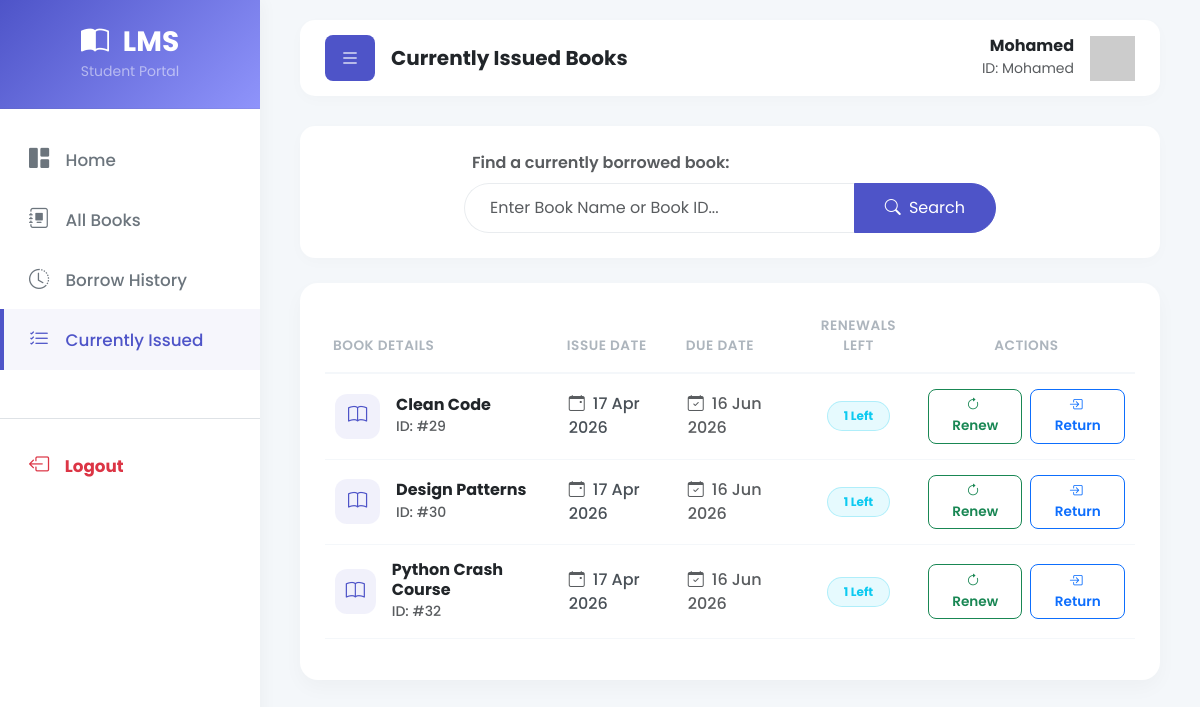
/student/current.php (signed in), run on the app's committed database.
### tables this page shows
CREATE TABLE `user` (
  `RollNo` varchar(50) NOT NULL,
  `Name` varchar(50) DEFAULT NULL,
  `Type` varchar(50) DEFAULT NULL,
  `EmailId` varchar(50) DEFAULT NULL,
  `MobNo` bigint(11) DEFAULT NULL,
  `Password` varchar(50) DEFAULT NULL,
  `wallet_balance` decimal(10,2) DEFAULT 0.00
);

CREATE TABLE `record` (
  `RollNo` varchar(50) NOT NULL,
  `BookId` int(10) NOT NULL,
  `Date_of_Issue` date DEFAULT NULL,
  `Due_Date` date DEFAULT NULL,
  `Date_of_Return` date DEFAULT NULL,
  `Renewals_left` int(10) DEFAULT NULL,
  `Time` time DEFAULT NULL
);

CREATE TABLE `book` (
  `BookId` int(10) NOT NULL,
  `Title` varchar(50) DEFAULT NULL,
  `Availability` int(5) DEFAULT NULL,
  `status` varchar(50) NOT NULL,
  `Author` varchar(50) NOT NULL,
  `Year` int(11) DEFAULT NULL,
  `Description` text DEFAULT NULL,
  `is_online` tinyint(1) DEFAULT 0,
  `file_path` varchar(255) DEFAULT NULL,
  `price` decimal(10,2) DEFAULT 0.00
);

### student/current.php (the view, shortened to what this page needs)
<?php
require('../includes/dbconn.php');
$rollno = $_SESSION['RollNo'];
$sql_user = "SELECT Name FROM LMS.user WHERE RollNo='$rollno'";
$result_user = $conn->query($sql_user);
$user_name = ($result_user && $result_user->num_rows > 0) ? $result_user->fetch_assoc()['Name'] : "Student";
?>
<!DOCTYPE html>
<html lang="en">
<head>
    <link href="https://cdn.jsdelivr.net/npm/bootstrap@5.3.0/dist/css/bootstrap.min.css" rel="stylesheet">
    <link rel="stylesheet" href="https://cdn.jsdelivr.net/npm/bootstrap-icons@1.11.1/font/bootstrap-icons.css">
</head>
<body>
<div class="wrapper">
    <nav id="sidebar">
        <div class="sidebar-header">
            <h3 class="mb-0 fw-bold"><i class="bi bi-book-half me-2"></i> LMS</h3>
            <small class="text-white-50">Student Portal</small>
        </div>
        <ul class="list-unstyled components">
            <li>
                <a href="index.php"><i class="bi bi-grid-1x2-fill"></i> Home</a>
            </li>
            <li>
                <a href="book.php"><i class="bi bi-journal-album"></i> All Books</a>
            </li>
            <li>
                <a href="history.php"><i class="bi bi-clock-history"></i> Borrow History</a>
            </li>
            <li class="active">
                <a href="current.php"><i class="bi bi-list-check"></i> Currently Issued</a>
            </li>
            <li class="mt-5 border-top pt-3">
                <a href="logout.php" class="text-danger fw-bold"><i class="bi bi-box-arrow-left text-danger"></i> Logout</a>
            </li>
        </ul>
    </nav>
    <div id="content">
        <nav class="top-navbar d-flex justify-content-between align-items-center">
            <div class="d-flex align-items-center">
                <button type="button" id="sidebarCollapse" class="btn me-3">
                    <i class="bi bi-list fs-5"></i>
                </button>
                <h5 class="fw-bold mb-0 text-dark">Currently Issued Books</h5>
            </div>
            <div class="d-flex align-items-center">
                <div class="me-3 text-end d-none d-md-block">
                    <h6 class="mb-0 fw-bold text-dark"><?php echo explode(' ', trim($user_name))[0]; ?></h6>
                    <small class="text-muted">ID: <?php echo $rollno; ?></small>
                </div>
                <img src="https://ui-avatars.com/api/?name=<?php echo urlencode($user_name); ?>&background=4e54c8&color=fff&rounded=true&bold=true" alt="Profile" width="45">
            </div>
        </nav>
        <div class="search-card">
            <form action="current.php" method="post" class="mb-0">
                <div class="row align-items-center">
                    <div class="col-md-8 offset-md-2">
                        <label class="form-label fw-semibold text-muted ms-2 mb-2">Find a currently borrowed book:</label>
                        <div class="input-group">
                            <input type="text" id="title" name="title" class="form-control search-input" placeholder="Enter Book Name or Book ID..." value="<?php echo isset($_POST['title']) ? htmlspecialchars($_POST['title']) : ''; ?>" required>
                            <button type="submit" name="submit" class="btn search-btn">
                                <i class="bi bi-search me-1"></i> Search
                            </button>
                        </div>
                    </div>
                </div>
            </form>
        </div>
        <div class="custom-table-container">
            <?php
            if(isset($_POST['submit'])) {
                $s = $conn->real_escape_string($_POST['title']);
                $sql = "SELECT * FROM LMS.record, LMS.book WHERE RollNo = '$rollno' AND Date_of_Issue IS NOT NULL AND Date_of_Return IS NULL AND book.Bookid = record.BookId AND (record.BookId='$s' OR Title LIKE '%$s%')";
                echo "<p class='text-muted mb-4'>Showing results for: <strong>".htmlspecialchars($s)."</strong> <a href='current.php' class='text-decoration-none ms-2'>(Clear Search)</a></p>";
            } else {
                $sql = "SELECT * FROM LMS.record, LMS.book WHERE RollNo = '$rollno' AND Date_of_Issue IS NOT NULL AND Date_of_Return IS NULL AND book.Bookid = record.BookId";
            }
            $result = $conn->query($sql);
            if($result && $result->num_rows > 0) {
            ?>
                <div class="table-responsive">
                    <table class="table table-borderless align-middle">
                        <thead>
                            <tr>
                                <th>Book Details</th>
                                <th>Issue Date</th>
                                <th>Due Date</th>
                                <th class="text-center">Renewals Left</th>
                                <th class="text-center">Actions</th>
                            </tr>
                        </thead>
                        <tbody>
                            <?php
                            $today = date('Y-m-d');
                            while($row = $result->fetch_assoc()) {
                                $bookid = $row['BookId'];
                                $name = $row['Title'];
                                $issuedate = $row['Date_of_Issue'];
                                $duedate = $row['Due_Date'];
                                $renewals = $row['Renewals_left'];
                                $is_overdue = ($duedate < $today);
                            ?>
                                <tr>
                                    <td>
                                        <div class="d-flex align-items-center">
                                            <div class="book-icon me-3"><i class="bi bi-book"></i></div>
                                            <div>
                                                <h6 class="mb-0 fw-bold text-dark"><?php echo $name; ?></h6>
                                                <small class="text-muted">ID: #<?php echo $bookid; ?></small>
                                            </div>
                                        </div>
                                    </td>
                                    <td>
                                        <i class="bi bi-calendar-event text-muted me-2"></i><?php echo date('d M Y', strtotime($issuedate)); ?>
                                    </td>
                                    <td>
                                        <?php if($is_overdue): ?>
                                            <span class="text-danger fw-bold">
                                                <i class="bi bi-exclamation-triangle-fill me-1"></i> <?php echo date('d M Y', strtotime($duedate)); ?>
                                            </span>
                                            <div style="font-size: 0.75rem;" class="text-danger mt-1">Overdue!</div>
                                        <?php else: ?>
                                            <span class="text-muted">
                                                <i class="bi bi-calendar-check me-2"></i><?php echo date('d M Y', strtotime($duedate)); ?>
                                            </span>
                                        <?php endif; ?>
                                    </td>
                                    <td class="text-center">
                                        <?php if($renewals > 0): ?>
                                            <span class="badge bg-info bg-opacity-10 text-info px-3 py-2 rounded-pill border border-info border-opacity-25">
                                                <?php echo $renewals; ?> Left
                                            </span>
                                        <?php else: ?>
                                            <span class="badge bg-secondary bg-opacity-10 text-secondary px-3 py-2 rounded-pill border border-secondary border-opacity-25">
                                                0 Left
                                            </span>
                                        <?php endif; ?>
                                    </td>
                                    <td class="text-center">
                                        <div class="d-flex justify-content-center gap-2">
                                            <?php if($renewals > 0): ?>
                                                <a href="renew_request.php?id=<?php echo $bookid; ?>" class="btn btn-outline-success btn-action">
                                                    <i class="bi bi-arrow-clockwise me-1"></i> Renew
                                                </a>
                                            <?php endif; ?>
                                            <a href="return_request.php?id=<?php echo $bookid; ?>" class="btn btn-outline-primary btn-action">
                                                <i class="bi bi-box-arrow-in-right me-1"></i> Return
                                            </a>
                                        </div>
                                    </td>
                                </tr>
                            <?php } ?>
                        </tbody>
                    </table>
                </div>
            <?php } ?>
        </div>
    </div>
</div>
</body>
</html>

### student/current.php (style rules this page uses)
body { font-family: 'Poppins', sans-serif; background-color: #f4f7fa; overflow-x: hidden; }
.wrapper { display: flex; width: 100%; align-items: stretch; }
#sidebar { min-width: 260px; max-width: 260px; background: #ffffff; transition: all 0.3s; box-shadow: 4px 0 15px rgba(0,0,0,0.03); min-height: 100vh; z-index: 999; }
.sidebar-header { padding: 25px 20px; background: linear-gradient(135deg, #4e54c8 0%, #8f94fb 100%); color: white; text-align: center; border-bottom: 1px solid rgba(255,255,255,0.1); }
#sidebar ul.components { padding: 20px 0; }
#sidebar ul li a { padding: 15px 25px; font-size: 1.05em; display: block; color: #6c757d; text-decoration: none; transition: 0.3s ease; font-weight: 500; border-left: 4px solid transparent; }
#sidebar ul li a i { margin-right: 12px; font-size: 1.2em; transition: 0.3s; }
#sidebar ul li a:hover, #sidebar ul li.active > a { color: #4e54c8; background: rgba(78, 84, 200, 0.05); border-left: 4px solid #4e54c8; }
#content { width: 100%; padding: 20px 40px; min-height: 100vh; transition: all 0.3s; }
.top-navbar { background: #ffffff; padding: 15px 25px; border-radius: 15px; box-shadow: 0 4px 15px rgba(0,0,0,0.02); margin-bottom: 30px; }
#sidebarCollapse { background: #4e54c8; color: white; border: none; border-radius: 8px; padding: 8px 15px; transition: 0.3s; }
.search-card { background: white; border-radius: 15px; padding: 25px; box-shadow: 0 4px 15px rgba(0,0,0,0.02); margin-bottom: 25px; }
.search-input { border-radius: 50px 0 0 50px; padding: 12px 25px; border: 1px solid #e9ecef; border-right: none; box-shadow: none !important; }
.search-btn { border-radius: 0 50px 50px 0; padding: 12px 30px; background-color: #4e54c8; color: white; border: 1px solid #4e54c8; transition: all 0.3s; }
.custom-table-container { background: white; border-radius: 18px; padding: 25px; box-shadow: 0 8px 20px rgba(0,0,0,0.03); }
.table thead th { background-color: transparent; color: #adb5bd; font-weight: 600; text-transform: uppercase; font-size: 0.85rem; letter-spacing: 0.5px; border-bottom: 2px solid #f4f7fa; padding-bottom: 15px; }
.table tbody tr { transition: background-color 0.2s; }
.table tbody td { vertical-align: middle; border-bottom: 1px solid #f4f7fa; padding: 15px 10px; color: #495057; font-weight: 500; }
.book-icon { width: 45px; height: 45px; background: rgba(78, 84, 200, 0.08); border-radius: 12px; display: flex; align-items: center; justify-content: center; color: #4e54c8; font-size: 1.2rem; }
.btn-action { border-radius: 8px; padding: 6px 15px; font-size: 0.85rem; font-weight: 600; transition: all 0.2s; }

### data on the page
user: Name "Mohamed"
record: BookId.Title "Clean Code", BookId.BookId "29", Date_of_Issue "17 Apr 2026", Due_Date "16 Jun 2026", Renewals_left "1"
record: BookId.Title "Design Patterns", BookId.BookId "30", Date_of_Issue "17 Apr 2026", Due_Date "16 Jun 2026", Renewals_left "1"
record: BookId.Title "Python Crash Course", BookId.BookId "32", Date_of_Issue "17 Apr 2026", Due_Date "16 Jun 2026", Renewals_left "1"

### other printed values
$rollno "Mohamed"
